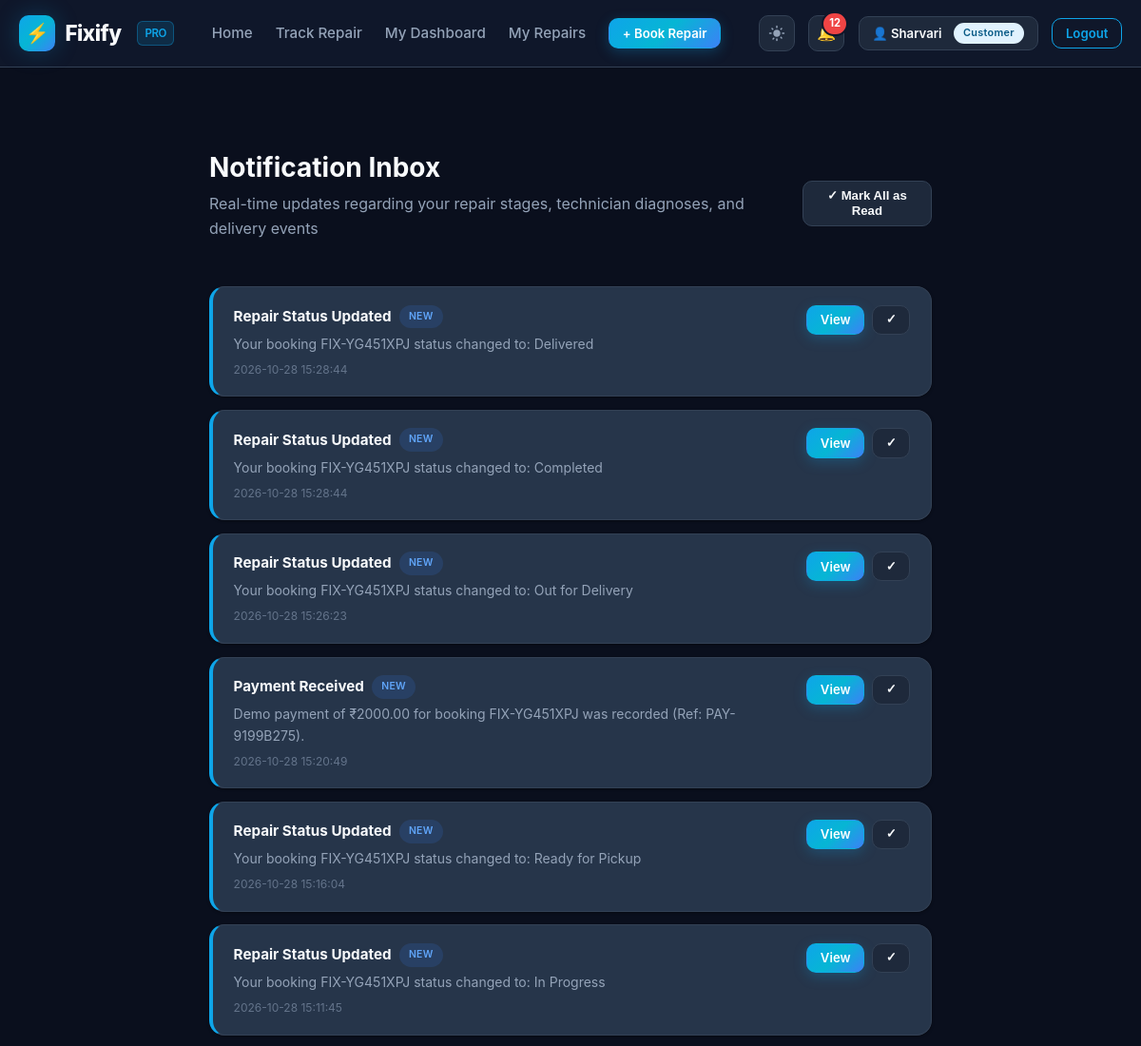
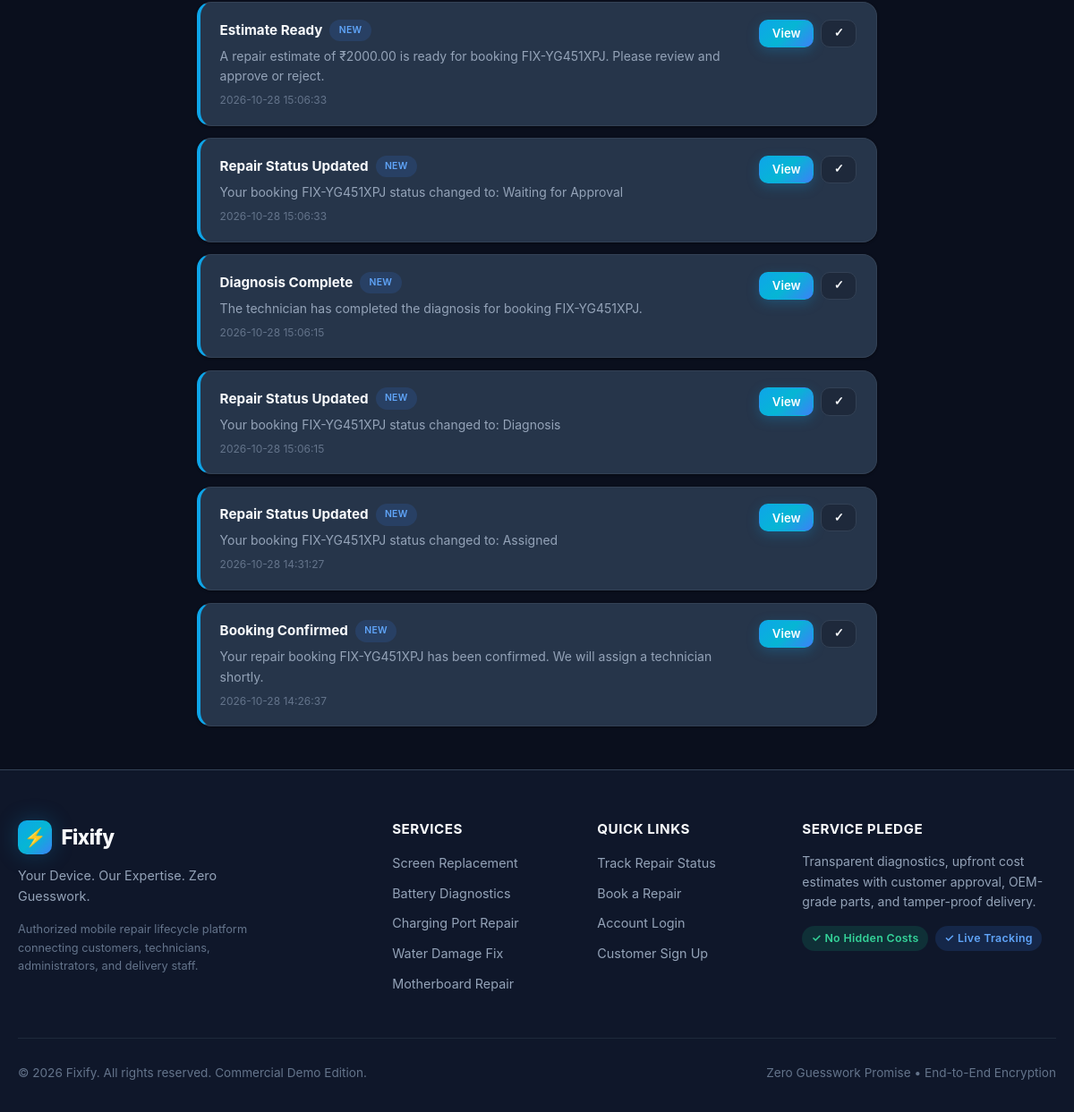
/notifications (signed in), run on the app's committed database (2 pictures, top to bottom).
### tables this page shows
CREATE TABLE notifications (
    id INTEGER PRIMARY KEY AUTOINCREMENT,
    user_id INTEGER NOT NULL,
    title TEXT NOT NULL,
    message TEXT NOT NULL,
    link TEXT,
    is_read INTEGER NOT NULL DEFAULT 0,
    created_at TEXT NOT NULL DEFAULT (datetime('now')),
    FOREIGN KEY (user_id) REFERENCES users(id)
);

### app.py (the view)
    @app.route('/notifications')
    def notifications():
        if 'user_id' not in session:
            return redirect(url_for('auth.login'))
        user_id = session['user_id']
        items = get_user_notifications(user_id, limit=30)
        return render_template('notifications.html', notifications=items)

### database/db.py (called while the page is built)
def get_db():
    if 'db' not in g:
        g.db = sqlite3.connect(
            current_app.config['DATABASE'],
            detect_types=sqlite3.PARSE_DECLTYPES
        )
        g.db.row_factory = sqlite3.Row
        g.db.execute("PRAGMA foreign_keys = ON")
    return g.db

### services/notification_service.py (called while the page is built)
def get_user_notifications(user_id, limit=20, offset=0):
    db = get_db()
    return db.execute(
        "SELECT * FROM notifications WHERE user_id = ? ORDER BY created_at DESC LIMIT ? OFFSET ?",
        (user_id, limit, offset)
    ).fetchall()

def get_unread_count(user_id):
    db = get_db()
    row = db.execute(
        "SELECT COUNT(*) as count FROM notifications WHERE user_id = ? AND is_read = 0",
        (user_id,)
    ).fetchone()
    return row['count'] if row else 0

### templates/notifications.html (shortened to what this page needs)
{% extends "base.html" %}
{% block content %}
<div class="container" style="max-width: 800px; padding: 3rem 1.25rem;">
    <div style="display: flex; align-items: center; justify-content: space-between; margin-bottom: 2rem;">
        <div>
            <h2>Notification Inbox</h2>
            <p>Real-time updates regarding your repair stages, technician diagnoses, and delivery events</p>
        </div>
        {% if notifications %}
        <form action="{{ url_for('read_all_notifications') }}" method="POST">
            <button type="submit" class="btn btn-sm btn-secondary">
                ✓ Mark All as Read
            </button>
        </form>
        {% endif %}
    </div>
    {% if notifications %}
        <div style="display: flex; flex-direction: column; gap: 0.85rem;">
            {% for n in notifications %}
            <div class="card" style="padding: 1.15rem 1.35rem; display: flex; align-items: flex-start; justify-content: space-between; gap: 1rem; {% if not n.is_read %}border-left: 4px solid var(--accent-primary); background: var(--bg-card-hover);{% endif %}">
                <div style="flex: 1;">
                    <div style="display: flex; align-items: center; gap: 0.5rem; margin-bottom: 0.35rem;">
                        <span style="font-weight: 700; color: var(--text-primary); font-size: 0.95rem;">{{ n.title }}</span>
                        {% if not n.is_read %}
                            <span class="badge badge-booked" style="font-size: 0.65rem;">NEW</span>
                        {% endif %}
                    </div>
                    <p style="margin: 0; font-size: 0.875rem; color: var(--text-secondary);">{{ n.message }}</p>
                    <span style="font-size: 0.75rem; color: var(--text-muted); margin-top: 0.35rem; display: block;">{{ n.created_at }}</span>
                </div>
                <div style="display: flex; align-items: center; gap: 0.5rem; flex-shrink: 0;">
                    {% if n.link %}
                        <a href="{{ n.link }}" class="btn btn-sm btn-primary">View</a>
                    {% endif %}
                    {% if not n.is_read %}
                        <form action="{{ url_for('read_notification', nid=n.id) }}" method="POST">
                            <button type="submit" class="btn btn-sm btn-secondary" title="Mark as read">✓</button>
                        </form>
                    {% endif %}
                </div>
            </div>
            {% endfor %}
        </div>
    {% else %}
        <div class="card" style="text-align: center; padding: 3rem 1.5rem;">
            <div style="font-size: 2.5rem; margin-bottom: 0.75rem;">🔔</div>
            <h3 style="margin-bottom: 0.4rem;">No Notifications Yet</h3>
            <p>You're completely up to date! System alerts regarding your repairs will appear here.</p>
        </div>
    {% endif %}
</div>
{% endblock %}

### static/css/style.css (style rules this page uses)
:root, [data-theme="dark"] { --bg-base: #0a0f1d; --bg-surface: #0f172a; --bg-card: #1e293b; --bg-card-hover: #26354a; --bg-input: #0b1324; --bg-modal: #111c33; --border-color: #334155; --border-subtle: #1e293b; --border-accent: rgba(14, 165, 233, 0.35); --text-primary: #f8fafc; --text-secondary: #94a3b8; --text-muted: #64748b; --text-on-accent: #ffffff; --accent-primary: #0ea5e9; --accent-hover: #38bdf8; --accent-glow: rgba(14, 165, 233, 0.25); --accent-gradient: linear-gradient(135deg, #0ea5e9 0%, #06b6d4 50%, #3b82f6 100%); --card-gradient: linear-gradient(180deg, rgba(30, 41, 59, 0.7) 0%, rgba(15, 23, 42, 0.9) 100%); --status-booked-bg: rgba(59, 130, 246, 0.15); --status-booked-text: #60a5fa; --status-diag-bg: rgba(245, 158, 11, 0.15); --status-diag-text: #fbbf24; --status-progress-bg: rgba(168, 85, 247, 0.15); --status-progress-text: #c084fc; --status-success-bg: rgba(16, 185, 129, 0.15); --status-success-text: #34d399; --status-danger-bg: rgba(239, 68, 68, 0.15); --status-danger-text: #f87171; --shadow-sm: 0 1px 3px rgba(0, 0, 0, 0.4); --shadow-md: 0 4px 14px rgba(0, 0, 0, 0.5); --shadow-lg: 0 10px 30px rgba(0, 0, 0, 0.65); --shadow-glow: 0 0 25px rgba(14, 165, 233, 0.25); --radius-sm: 6px; --radius-md: 10px; --radius-lg: 16px; --radius-full: 9999px; --transition: all 0.2s cubic-bezier(0.4, 0, 0.2, 1); }
*, *::before, *::after { box-sizing: border-box; margin: 0; padding: 0; }
html { font-size: 16px; scroll-behavior: smooth; }
body { font-family: -apple-system, BlinkMacSystemFont, "Segoe UI", Roboto, "Helvetica Neue", Arial, sans-serif; background-color: var(--bg-base); color: var(--text-primary); line-height: 1.6; min-height: 100vh; display: flex; flex-direction: column; transition: background-color 0.25s ease, color 0.25s ease; }
a { color: var(--accent-primary); text-decoration: none; transition: var(--transition); }
h1, h2, h3, h4, h5, h6 { color: var(--text-primary); font-weight: 700; line-height: 1.25; margin-bottom: 0.5rem; }
h2 { font-size: 1.75rem; }
p { margin-bottom: 1rem; color: var(--text-secondary); }
.container { width: 100%; max-width: 1200px; margin: 0 auto; padding: 0 1.25rem; }
.btn { display: inline-flex; align-items: center; justify-content: center; gap: 0.5rem; font-weight: 600; font-size: 0.95rem; padding: 0.65rem 1.35rem; border-radius: var(--radius-md); border: 1px solid transparent; cursor: pointer; transition: var(--transition); text-decoration: none; line-height: 1.25; }
.btn-sm { padding: 0.4rem 0.85rem; font-size: 0.825rem; }
.btn-primary { background: var(--accent-gradient); color: #ffffff; box-shadow: 0 4px 14px var(--accent-glow); }
.btn-secondary { background: var(--bg-card); border-color: var(--border-color); color: var(--text-primary); }
.badge { display: inline-flex; align-items: center; gap: 0.35rem; padding: 0.25rem 0.65rem; border-radius: var(--radius-full); font-size: 0.775rem; font-weight: 600; text-transform: capitalize; letter-spacing: 0.3px; }
.badge-booked { background: var(--status-booked-bg); color: var(--status-booked-text); }
.card { background: var(--card-gradient); border: 1px solid var(--border-color); border-radius: var(--radius-lg); padding: 1.5rem; box-shadow: var(--shadow-sm); transition: var(--transition); }

### data on the page
notifications: title "Repair Status Updated", is_read "NEW", message "Your booking FIX-YG451XPJ status changed to: Delivered", created_at "2026-10-28 15:28:44"
notifications: title "Repair Status Updated", is_read "NEW", message "Your booking FIX-YG451XPJ status changed to: Completed", created_at "2026-10-28 15:28:44"
notifications: title "Repair Status Updated", is_read "NEW", message "Your booking FIX-YG451XPJ status changed to: Out for Delivery", created_at "2026-10-28 15:26:23"
notifications: title "Payment Received", is_read "NEW", message "Demo payment of ₹2000.00 for booking FIX-YG451XPJ was recorded (Ref: PAY-9199B275).", created_at "2026-10-28 15:20:49"
notifications: title "Repair Status Updated", is_read "NEW", message "Your booking FIX-YG451XPJ status changed to: Ready for Pickup", created_at "2026-10-28 15:16:04"
notifications: title "Repair Status Updated", is_read "NEW", message "Your booking FIX-YG451XPJ status changed to: In Progress", created_at "2026-10-28 15:11:45"
notifications: title "Estimate Ready", is_read "NEW", message "A repair estimate of ₹2000.00 is ready for booking FIX-YG451XPJ. Please review and approve or reject.", created_at "2026-10-28 15:06:33"
notifications: title "Repair Status Updated", is_read "NEW", message "Your booking FIX-YG451XPJ status changed to: Waiting for Approval", created_at "2026-10-28 15:06:33"
notifications: title "Diagnosis Complete", is_read "NEW", message "The technician has completed the diagnosis for booking FIX-YG451XPJ.", created_at "2026-10-28 15:06:15"
notifications: title "Repair Status Updated", is_read "NEW", message "Your booking FIX-YG451XPJ status changed to: Diagnosis", created_at "2026-10-28 15:06:15"
notifications: title "Repair Status Updated", is_read "NEW", message "Your booking FIX-YG451XPJ status changed to: Assigned", created_at "2026-10-28 14:31:27"
notifications: title "Booking Confirmed", is_read "NEW", message "Your repair booking FIX-YG451XPJ has been confirmed. We will assign a technician shortly.", created_at "2026-10-28 14:26:37"

### other printed values
{{ unread_notifications_count }} "12"
{{ session.get('user_name', 'Account').split()[0] }} "Sharvari"
{{ session.get('user_role') }} "Customer"
{{ tagline }} "Your Device. Our Expertise. Zero Guesswork."
